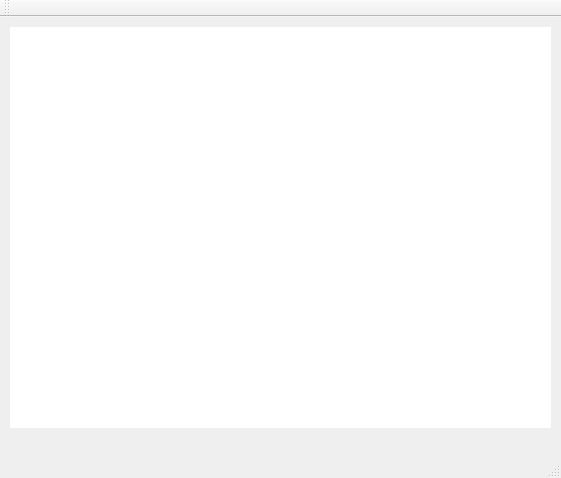
<?xml version="1.0" encoding="UTF-8"?>
<ui version="4.0">
 <class>MainWindow</class>
 <widget class="QMainWindow" name="MainWindow">
  <property name="geometry">
   <rect>
    <x>0</x>
    <y>0</y>
    <width>561</width>
    <height>478</height>
   </rect>
  </property>
  <property name="windowTitle">
   <string>MainWindow</string>
  </property>
  <widget class="QWidget" name="centralWidget">
   <widget class="QGraphicsView" name="graphicsView">
    <property name="geometry">
     <rect>
      <x>10</x>
      <y>10</y>
      <width>541</width>
      <height>401</height>
     </rect>
    </property>
    <property name="frameShape">
     <enum>QFrame::NoFrame</enum>
    </property>
    <property name="verticalScrollBarPolicy">
     <enum>Qt::ScrollBarAlwaysOff</enum>
    </property>
    <property name="horizontalScrollBarPolicy">
     <enum>Qt::ScrollBarAlwaysOff</enum>
    </property>
   </widget>
  </widget>
  <widget class="QMenuBar" name="menuBar">
   <property name="geometry">
    <rect>
     <x>0</x>
     <y>0</y>
     <width>561</width>
     <height>25</height>
    </rect>
   </property>
  </widget>
  <widget class="QToolBar" name="mainToolBar">
   <attribute name="toolBarArea">
    <enum>TopToolBarArea</enum>
   </attribute>
   <attribute name="toolBarBreak">
    <bool>false</bool>
   </attribute>
  </widget>
  <widget class="QStatusBar" name="statusBar"/>
 </widget>
 <layoutdefault spacing="6" margin="11"/>
 <resources/>
 <connections/>
</ui>
